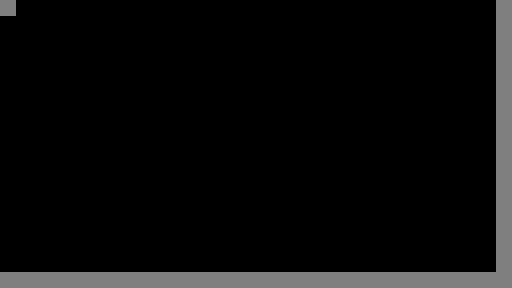

Below is a game level as drawn by its tile map, then a one-line description and the .tmx file that defines it, in full:
An orthogonal 32x18 tile map with 16x16 px tiles, 1 tile layer (Walls).

<map version="1.10" tiledversion="1.10.2" orientation="orthogonal" renderorder="right-down" width="32" height="18" tilewidth="16" tileheight="16" infinite="0" nextlayerid="2" nextobjectid="1">
 <tileset firstgid="1" source="../Tilesets/16gon.tsx" />
 <layer id="1" name="Walls" width="32" height="18">
  <properties>
   <property name="unity:layer" value="Wall" />
  </properties>
  <data encoding="csv">
51,0,0,0,0,0,0,0,0,0,0,0,0,0,0,0,0,0,0,0,0,0,0,0,0,0,0,0,0,0,0,51,
0,0,0,0,0,0,0,0,0,0,0,0,0,0,0,0,0,0,0,0,0,0,0,0,0,0,0,0,0,0,0,51,
0,0,0,0,0,0,0,0,0,0,0,0,0,0,0,0,0,0,0,0,0,0,0,0,0,0,0,0,0,0,0,51,
0,0,0,0,0,0,0,0,0,0,0,0,0,0,0,0,0,0,0,0,0,0,0,0,0,0,0,0,0,0,0,51,
0,0,0,0,0,0,0,0,0,0,0,0,0,0,0,0,0,0,0,0,0,0,0,0,0,0,0,0,0,0,0,51,
0,0,0,0,0,0,0,0,0,0,0,0,0,0,0,0,0,0,0,0,0,0,0,0,0,0,0,0,0,0,0,51,
0,0,0,0,0,0,0,0,0,0,0,0,0,0,0,0,0,0,0,0,0,0,0,0,0,0,0,0,0,0,0,51,
0,0,0,0,0,0,0,0,0,0,0,0,0,0,0,0,0,0,0,0,0,0,0,0,0,0,0,0,0,0,0,51,
0,0,0,0,0,0,0,0,0,0,0,0,0,0,0,0,0,0,0,0,0,0,0,0,0,0,0,0,0,0,0,51,
0,0,0,0,0,0,0,0,0,0,0,0,0,0,0,0,0,0,0,0,0,0,0,0,0,0,0,0,0,0,0,51,
0,0,0,0,0,0,0,0,0,0,0,0,0,0,0,0,0,0,0,0,0,0,0,0,0,0,0,0,0,0,0,51,
0,0,0,0,0,0,0,0,0,0,0,0,0,0,0,0,0,0,0,0,0,0,0,0,0,0,0,0,0,0,0,51,
0,0,0,0,0,0,0,0,0,0,0,0,0,0,0,0,0,0,0,0,0,0,0,0,0,0,0,0,0,0,0,51,
0,0,0,0,0,0,0,0,0,0,0,0,0,0,0,0,0,0,0,0,0,0,0,0,0,0,0,0,0,0,0,51,
0,0,0,0,0,0,0,0,0,0,0,0,0,0,0,0,0,0,0,0,0,0,0,0,0,0,0,0,0,0,0,51,
0,0,0,0,0,0,0,0,0,0,0,0,0,0,0,0,0,0,0,0,0,0,0,0,0,0,0,0,0,0,0,51,
0,0,0,0,0,0,0,0,0,0,0,0,0,0,0,0,0,0,0,0,0,0,0,0,0,0,0,0,0,0,0,51,
51,51,51,51,51,51,51,51,51,51,51,51,51,51,51,51,51,51,51,51,51,51,51,51,51,51,51,51,51,51,51,51
</data>
 </layer>
</map>
